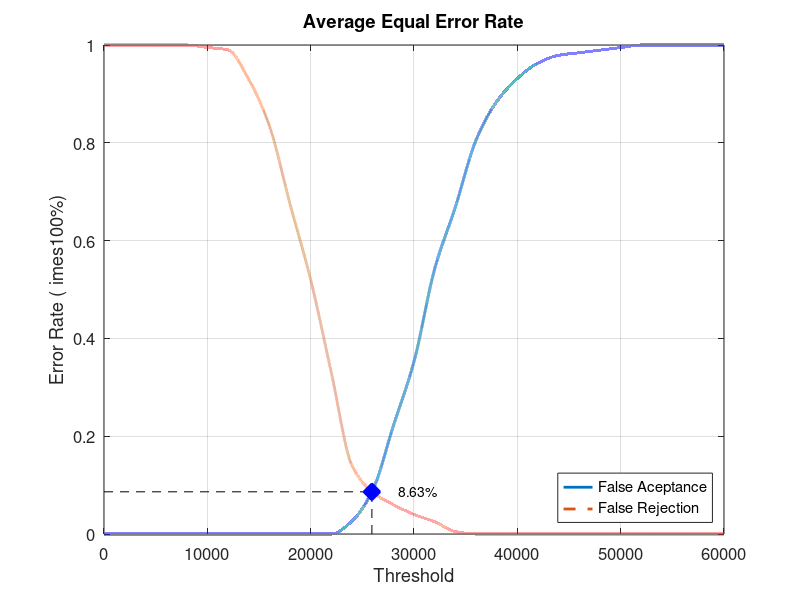
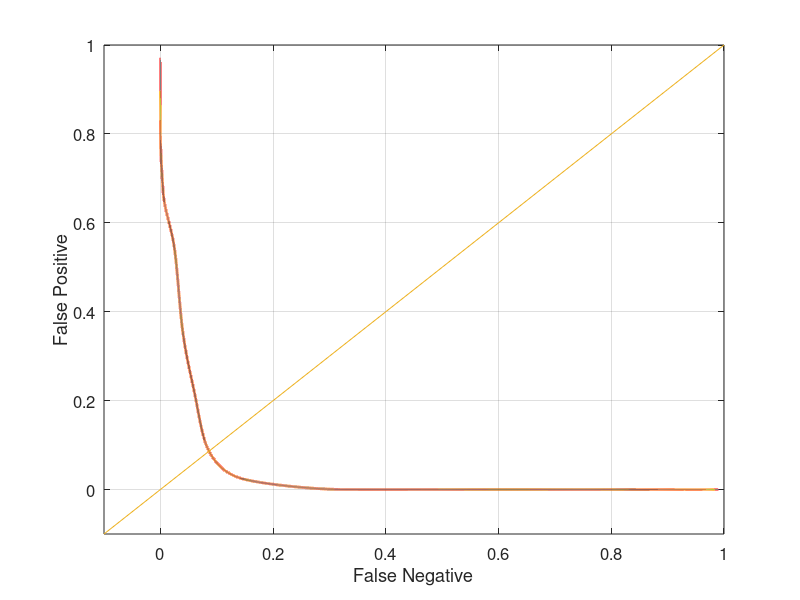

The MATLAB script that drew these images, in order:
close all;
clear;
clc;
x = 0:2000:60000;
xq = 0:0.5:60000;

y0 = [0 0 0 0 0 0 0 0 0 0 0 0 0.0263158 0.0894737 0.221053 0.352632 0.542105 0.668421 0.805263 0.884211 0.931579 0.963158 0.978947 0.984211 0.989474 0.994737 1 1 1 1 1]
yy0 = interp1(x, y0, xq, 'pchip');
y1 = [1 1 1 1 1 0.995 0.99 0.93 0.835 0.675 0.52 0.33 0.14 0.085 0.06 0.04 0.025 0.005 0 0 0 0 0 0 0 0 0 0 0 0 0]
yy1 = interp1(x, y1, xq, 'pchip');

% Calculating EER: 
y2 = abs(y0 - y1);
find(y2 == min(y2))
yy2 = abs(yy0 - yy1);
xEER = find(yy2 == min(yy2));
xEERIndex = xq(xEER) % X-axis EER
yEER = yy0(xEER) % Y-axis EER

main = figure
plot(xq, yy0,'-','LineWidth', 2);	hold on
plot(xq, yy1,'--','LineWidth', 2);	hold on
plot([xEERIndex xEERIndex], [0 yEER], 'k--');	hold on
plot([0 xEERIndex], [yEER yEER], 'k--');	hold on
plot(xEERIndex, yEER, 'bx', 'LineWidth', 10);	hold on
text(xEERIndex + 10 * xEERIndex / 100, yEER, [num2str(round((10000 * yEER)) / 100) '%'])
legend('False Aceptance', 'False Rejection', 'Location', 'SouthEast')
xlabel('Threshold')
ylabel('Error Rate (	imes100%)')
title('Average Equal Error Rate')
set(gca, 'FontSize', 12)
axis([0 60000 0 1])
grid on

print(main, 'Database5_4Main', '-dpng');
FNRxFPR = figure('Color', [1 1 1]);
plot(yy1, yy0, '-', yy1, yy0, 'LineWidth', 2);
hold on
y = -0.1:0.1:1
plot(y, y); 
set(gca, 'FontSize', 12)
xlabel('False Negative')
ylabel('False Positive')
axis([-0.1 1 -0.1 1])
set(gca, 'FontSize', 12)
grid on

print(FNRxFPR, 'Database5_4FNRxFPR','-dpng');
